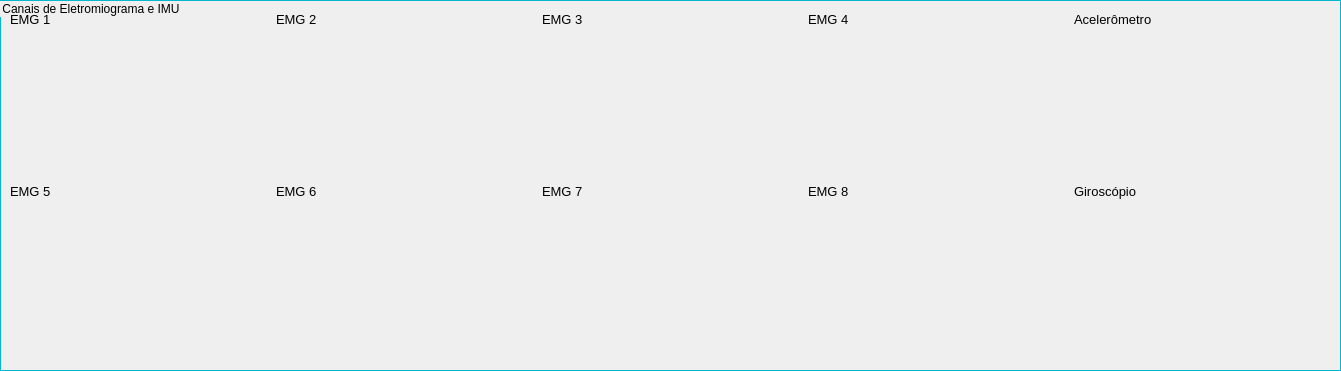
   <widget class="QGroupBox" name="emgGroupbox">
    <property name="geometry">
     <rect>
      <x>10</x>
      <y>270</y>
      <width>1341</width>
      <height>371</height>
     </rect>
    </property>
    <property name="styleSheet">
     <string notr="true">QGroupBox {  border: 1px solid #05B8CC;}</string>
    </property>
    <property name="title">
     <string>Canais de Eletromiograma e IMU</string>
    </property>
    <widget class="QWidget" name="layoutWidget">
     <property name="geometry">
      <rect>
       <x>10</x>
       <y>10</y>
       <width>1326</width>
       <height>360</height>
      </rect>
     </property>
     <layout class="QGridLayout" name="EMGGrid">
      <property name="sizeConstraint">
       <enum>QLayout::SetFixedSize</enum>
      </property>
      <item row="3" column="1">
       <widget class="QwtPlot" name="emg6Plot">
        <property name="sizePolicy">
         <sizepolicy hsizetype="Preferred" vsizetype="Fixed">
          <horstretch>0</horstretch>
          <verstretch>0</verstretch>
         </sizepolicy>
        </property>
        <property name="minimumSize">
         <size>
          <width>260</width>
          <height>140</height>
         </size>
        </property>
        <property name="maximumSize">
         <size>
          <width>260</width>
          <height>140</height>
         </size>
        </property>
       </widget>
      </item>
      <item row="3" column="2">
       <widget class="QwtPlot" name="emg7Plot">
        <property name="sizePolicy">
         <sizepolicy hsizetype="Preferred" vsizetype="Fixed">
          <horstretch>0</horstretch>
          <verstretch>0</verstretch>
         </sizepolicy>
        </property>
        <property name="minimumSize">
         <size>
          <width>260</width>
          <height>140</height>
         </size>
        </property>
        <property name="maximumSize">
         <size>
          <width>260</width>
          <height>140</height>
         </size>
        </property>
       </widget>
      </item>
      <item row="3" column="3">
       <widget class="QwtPlot" name="emg8Plot">
        <property name="sizePolicy">
         <sizepolicy hsizetype="Preferred" vsizetype="Fixed">
          <horstretch>0</horstretch>
          <verstretch>0</verstretch>
         </sizepolicy>
        </property>
        <property name="minimumSize">
         <size>
          <width>260</width>
          <height>140</height>
         </size>
        </property>
        <property name="maximumSize">
         <size>
          <width>260</width>
          <height>140</height>
         </size>
        </property>
       </widget>
      </item>
      <item row="1" column="1">
       <widget class="QwtPlot" name="emg2Plot">
        <property name="sizePolicy">
         <sizepolicy hsizetype="Preferred" vsizetype="Fixed">
          <horstretch>0</horstretch>
          <verstretch>0</verstretch>
         </sizepolicy>
        </property>
        <property name="minimumSize">
         <size>
          <width>260</width>
          <height>140</height>
         </size>
        </property>
        <property name="maximumSize">
         <size>
          <width>260</width>
          <height>140</height>
         </size>
        </property>
       </widget>
      </item>
      <item row="1" column="3">
       <widget class="QwtPlot" name="emg4Plot">
        <property name="sizePolicy">
         <sizepolicy hsizetype="Preferred" vsizetype="Fixed">
          <horstretch>0</horstretch>
          <verstretch>0</verstretch>
         </sizepolicy>
        </property>
        <property name="minimumSize">
         <size>
          <width>260</width>
          <height>140</height>
         </size>
        </property>
        <property name="maximumSize">
         <size>
          <width>260</width>
          <height>140</height>
         </size>
        </property>
       </widget>
      </item>
      <item row="1" column="0">
       <widget class="QwtPlot" name="emg1Plot">
        <property name="sizePolicy">
         <sizepolicy hsizetype="Preferred" vsizetype="Fixed">
          <horstretch>0</horstretch>
          <verstretch>0</verstretch>
         </sizepolicy>
        </property>
        <property name="minimumSize">
         <size>
          <width>260</width>
          <height>140</height>
         </size>
        </property>
        <property name="maximumSize">
         <size>
          <width>260</width>
          <height>140</height>
         </size>
        </property>
       </widget>
      </item>
      <item row="1" column="2">
       <widget class="QwtPlot" name="emg3Plot">
        <property name="sizePolicy">
         <sizepolicy hsizetype="Preferred" vsizetype="Fixed">
          <horstretch>0</horstretch>
          <verstretch>0</verstretch>
         </sizepolicy>
        </property>
        <property name="minimumSize">
         <size>
          <width>260</width>
          <height>140</height>
         </size>
        </property>
        <property name="maximumSize">
         <size>
          <width>260</width>
          <height>140</height>
         </size>
        </property>
       </widget>
      </item>
      <item row="3" column="0">
       <widget class="QwtPlot" name="emg5Plot">
        <property name="sizePolicy">
         <sizepolicy hsizetype="Preferred" vsizetype="Fixed">
          <horstretch>0</horstretch>
          <verstretch>0</verstretch>
         </sizepolicy>
        </property>
        <property name="minimumSize">
         <size>
          <width>260</width>
          <height>140</height>
         </size>
        </property>
        <property name="maximumSize">
         <size>
          <width>260</width>
          <height>140</height>
         </size>
        </property>
       </widget>
      </item>
      <item row="3" column="4">
       <widget class="QwtPlot" name="gyroPlot">
        <property name="sizePolicy">
         <sizepolicy hsizetype="Preferred" vsizetype="Fixed">
          <horstretch>0</horstretch>
          <verstretch>0</verstretch>
         </sizepolicy>
        </property>
        <property name="minimumSize">
         <size>
          <width>260</width>
          <height>140</height>
         </size>
        </property>
        <property name="maximumSize">
         <size>
          <width>260</width>
          <height>140</height>
         </size>
        </property>
       </widget>
      </item>
      <item row="0" column="4">
       <widget class="QLabel" name="label_emg4_4">
        <property name="minimumSize">
         <size>
          <width>200</width>
          <height>20</height>
         </size>
        </property>
        <property name="maximumSize">
         <size>
          <width>1000</width>
          <height>1000</height>
         </size>
        </property>
        <property name="palette">
         <palette>
          <active>
           <colorrole role="WindowText">
            <brush brushstyle="SolidPattern">
             <color alpha="255">
              <red>255</red>
              <green>255</green>
              <blue>255</blue>
             </color>
            </brush>
           </colorrole>
          </active>
          <inactive>
           <colorrole role="WindowText">
            <brush brushstyle="SolidPattern">
             <color alpha="255">
              <red>255</red>
              <green>255</green>
              <blue>255</blue>
             </color>
            </brush>
           </colorrole>
          </inactive>
          <disabled>
           <colorrole role="WindowText">
            <brush brushstyle="SolidPattern">
             <color alpha="255">
              <red>120</red>
              <green>120</green>
              <blue>120</blue>
             </color>
            </brush>
           </colorrole>
          </disabled>
         </palette>
        </property>
        <property name="font">
         <font>
          <pointsize>8</pointsize>
         </font>
        </property>
        <property name="text">
         <string>&lt;html&gt;&lt;head/&gt;&lt;body&gt;&lt;p&gt;&lt;span style=&quot; font-size:10pt; color:#000000;&quot;&gt;Acelerômetro&lt;/span&gt;&lt;/p&gt;&lt;/body&gt;&lt;/html&gt;</string>
        </property>
        <property name="wordWrap">
         <bool>true</bool>
        </property>
       </widget>
      </item>
      <item row="2" column="4">
       <widget class="QLabel" name="label_emg4_3">
        <property name="minimumSize">
         <size>
          <width>200</width>
          <height>20</height>
         </size>
        </property>
        <property name="maximumSize">
         <size>
          <width>1000</width>
          <height>1000</height>
         </size>
        </property>
        <property name="palette">
         <palette>
          <active>
           <colorrole role="WindowText">
            <brush brushstyle="SolidPattern">
             <color alpha="255">
              <red>255</red>
              <green>255</green>
              <blue>255</blue>
             </color>
            </brush>
           </colorrole>
          </active>
          <inactive>
           <colorrole role="WindowText">
            <brush brushstyle="SolidPattern">
             <color alpha="255">
              <red>255</red>
              <green>255</green>
              <blue>255</blue>
             </color>
            </brush>
           </colorrole>
          </inactive>
          <disabled>
           <colorrole role="WindowText">
            <brush brushstyle="SolidPattern">
             <color alpha="255">
              <red>120</red>
              <green>120</green>
              <blue>120</blue>
             </color>
            </brush>
           </colorrole>
          </disabled>
         </palette>
        </property>
        <property name="font">
         <font>
          <pointsize>8</pointsize>
         </font>
        </property>
        <property name="text">
         <string>&lt;html&gt;&lt;head/&gt;&lt;body&gt;&lt;p&gt;&lt;span style=&quot; font-size:10pt; color:#000000;&quot;&gt;Giroscópio&lt;/span&gt;&lt;/p&gt;&lt;/body&gt;&lt;/html&gt;</string>
        </property>
        <property name="wordWrap">
         <bool>true</bool>
        </property>
       </widget>
      </item>
      <item row="0" column="1">
       <widget class="QLabel" name="label_emg2">
        <property name="minimumSize">
         <size>
          <width>200</width>
          <height>20</height>
         </size>
        </property>
        <property name="maximumSize">
         <size>
          <width>1000</width>
          <height>1000</height>
         </size>
        </property>
        <property name="palette">
         <palette>
          <active>
           <colorrole role="WindowText">
            <brush brushstyle="SolidPattern">
             <color alpha="255">
              <red>255</red>
              <green>255</green>
              <blue>255</blue>
             </color>
            </brush>
           </colorrole>
          </active>
          <inactive>
           <colorrole role="WindowText">
            <brush brushstyle="SolidPattern">
             <color alpha="255">
              <red>255</red>
              <green>255</green>
              <blue>255</blue>
             </color>
            </brush>
           </colorrole>
          </inactive>
          <disabled>
           <colorrole role="WindowText">
            <brush brushstyle="SolidPattern">
             <color alpha="255">
              <red>120</red>
              <green>120</green>
              <blue>120</blue>
             </color>
            </brush>
           </colorrole>
          </disabled>
         </palette>
        </property>
        <property name="font">
         <font>
          <pointsize>8</pointsize>
         </font>
        </property>
        <property name="text">
         <string>&lt;html&gt;&lt;head/&gt;&lt;body&gt;&lt;p&gt;&lt;span style=&quot; font-size:10pt; color:#000000;&quot;&gt;EMG 2&lt;/span&gt;&lt;/p&gt;&lt;/body&gt;&lt;/html&gt;</string>
        </property>
        <property name="wordWrap">
         <bool>true</bool>
        </property>
       </widget>
      </item>
      <item row="0" column="2">
       <widget class="QLabel" name="label_emg3">
        <property name="minimumSize">
         <size>
          <width>200</width>
          <height>20</height>
         </size>
        </property>
        <property name="maximumSize">
         <size>
          <width>1000</width>
          <height>1000</height>
         </size>
        </property>
        <property name="palette">
         <palette>
          <active>
           <colorrole role="WindowText">
            <brush brushstyle="SolidPattern">
             <color alpha="255">
              <red>255</red>
              <green>255</green>
              <blue>255</blue>
             </color>
            </brush>
           </colorrole>
          </active>
          <inactive>
           <colorrole role="WindowText">
            <brush brushstyle="SolidPattern">
             <color alpha="255">
              <red>255</red>
              <green>255</green>
              <blue>255</blue>
             </color>
            </brush>
           </colorrole>
          </inactive>
          <disabled>
           <colorrole role="WindowText">
            <brush brushstyle="SolidPattern">
             <color alpha="255">
              <red>120</red>
              <green>120</green>
              <blue>120</blue>
             </color>
            </brush>
           </colorrole>
          </disabled>
         </palette>
        </property>
        <property name="font">
         <font>
          <pointsize>8</pointsize>
         </font>
        </property>
        <property name="text">
         <string>&lt;html&gt;&lt;head/&gt;&lt;body&gt;&lt;p&gt;&lt;span style=&quot; font-size:10pt; color:#000000;&quot;&gt;EMG 3&lt;/span&gt;&lt;/p&gt;&lt;/body&gt;&lt;/html&gt;</string>
        </property>
        <property name="wordWrap">
         <bool>true</bool>
        </property>
       </widget>
      </item>
      <item row="0" column="3">
       <widget class="QLabel" name="label_emg4">
        <property name="minimumSize">
         <size>
          <width>200</width>
          <height>20</height>
         </size>
        </property>
        <property name="maximumSize">
         <size>
          <width>1000</width>
          <height>1000</height>
         </size>
        </property>
        <property name="palette">
         <palette>
          <active>
           <colorrole role="WindowText">
            <brush brushstyle="SolidPattern">
             <color alpha="255">
              <red>255</red>
              <green>255</green>
              <blue>255</blue>
             </color>
            </brush>
           </colorrole>
          </active>
          <inactive>
           <colorrole role="WindowText">
            <brush brushstyle="SolidPattern">
             <color alpha="255">
              <red>255</red>
              <green>255</green>
              <blue>255</blue>
             </color>
            </brush>
           </colorrole>
          </inactive>
          <disabled>
           <colorrole role="WindowText">
            <brush brushstyle="SolidPattern">
             <color alpha="255">
              <red>120</red>
              <green>120</green>
              <blue>120</blue>
             </color>
            </brush>
           </colorrole>
          </disabled>
         </palette>
        </property>
        <property name="font">
         <font>
          <pointsize>8</pointsize>
         </font>
        </property>
        <property name="text">
         <string>&lt;html&gt;&lt;head/&gt;&lt;body&gt;&lt;p&gt;&lt;span style=&quot; font-size:10pt; color:#000000;&quot;&gt;EMG 4&lt;/span&gt;&lt;/p&gt;&lt;/body&gt;&lt;/html&gt;</string>
        </property>
        <property name="wordWrap">
         <bool>true</bool>
        </property>
       </widget>
      </item>
      <item row="0" column="0">
       <widget class="QLabel" name="label_emg1">
        <property name="minimumSize">
         <size>
          <width>200</width>
          <height>20</height>
         </size>
        </property>
        <property name="maximumSize">
         <size>
          <width>1000</width>
          <height>1000</height>
         </size>
        </property>
        <property name="palette">
         <palette>
          <active>
           <colorrole role="WindowText">
            <brush brushstyle="SolidPattern">
             <color alpha="255">
              <red>255</red>
              <green>255</green>
              <blue>255</blue>
             </color>
            </brush>
           </colorrole>
          </active>
          <inactive>
           <colorrole role="WindowText">
            <brush brushstyle="SolidPattern">
             <color alpha="255">
              <red>255</red>
              <green>255</green>
              <blue>255</blue>
             </color>
            </brush>
           </colorrole>
          </inactive>
          <disabled>
           <colorrole role="WindowText">
            <brush brushstyle="SolidPattern">
             <color alpha="255">
              <red>120</red>
              <green>120</green>
              <blue>120</blue>
             </color>
            </brush>
           </colorrole>
          </disabled>
         </palette>
        </property>
        <property name="font">
         <font>
          <pointsize>8</pointsize>
         </font>
        </property>
        <property name="text">
         <string>&lt;html&gt;&lt;head/&gt;&lt;body&gt;&lt;p&gt;&lt;span style=&quot; font-size:10pt; color:#000000;&quot;&gt;EMG 1&lt;/span&gt;&lt;/p&gt;&lt;/body&gt;&lt;/html&gt;</string>
        </property>
        <property name="wordWrap">
         <bool>true</bool>
        </property>
       </widget>
      </item>
      <item row="2" column="0">
       <widget class="QLabel" name="label_emg5">
        <property name="minimumSize">
         <size>
          <width>200</width>
          <height>20</height>
         </size>
        </property>
        <property name="maximumSize">
         <size>
          <width>1000</width>
          <height>1000</height>
         </size>
        </property>
        <property name="palette">
         <palette>
          <active>
           <colorrole role="WindowText">
            <brush brushstyle="SolidPattern">
             <color alpha="255">
              <red>0</red>
              <green>0</green>
              <blue>0</blue>
             </color>
            </brush>
           </colorrole>
           <colorrole role="Text">
            <brush brushstyle="SolidPattern">
             <color alpha="255">
              <red>0</red>
              <green>0</green>
              <blue>0</blue>
             </color>
            </brush>
           </colorrole>
           <colorrole role="ButtonText">
            <brush brushstyle="SolidPattern">
             <color alpha="255">
              <red>0</red>
              <green>0</green>
              <blue>0</blue>
             </color>
            </brush>
           </colorrole>
          </active>
          <inactive>
           <colorrole role="WindowText">
            <brush brushstyle="SolidPattern">
             <color alpha="255">
              <red>0</red>
              <green>0</green>
              <blue>0</blue>
             </color>
            </brush>
           </colorrole>
           <colorrole role="Text">
            <brush brushstyle="SolidPattern">
             <color alpha="255">
              <red>0</red>
              <green>0</green>
              <blue>0</blue>
             </color>
            </brush>
           </colorrole>
           <colorrole role="ButtonText">
            <brush brushstyle="SolidPattern">
             <color alpha="255">
              <red>0</red>
              <green>0</green>
              <blue>0</blue>
             </color>
            </brush>
           </colorrole>
          </inactive>
          <disabled>
           <colorrole role="WindowText">
            <brush brushstyle="SolidPattern">
             <color alpha="255">
              <red>0</red>
              <green>0</green>
              <blue>0</blue>
             </color>
            </brush>
           </colorrole>
           <colorrole role="Text">
            <brush brushstyle="SolidPattern">
             <color alpha="255">
              <red>0</red>
              <green>0</green>
              <blue>0</blue>
             </color>
            </brush>
           </colorrole>
           <colorrole role="ButtonText">
            <brush brushstyle="SolidPattern">
             <color alpha="255">
              <red>0</red>
              <green>0</green>
              <blue>0</blue>
             </color>
            </brush>
           </colorrole>
          </disabled>
         </palette>
        </property>
        <property name="font">
         <font>
          <pointsize>8</pointsize>
         </font>
        </property>
        <property name="styleSheet">
         <string notr="true">color:rgb(0, 0, 0)</string>
        </property>
        <property name="text">
         <string>&lt;html&gt;&lt;head/&gt;&lt;body&gt;&lt;p&gt;&lt;span style=&quot; font-size:10pt; color:#000000;&quot;&gt;EMG 5&lt;/span&gt;&lt;/p&gt;&lt;/body&gt;&lt;/html&gt;</string>
        </property>
        <property name="wordWrap">
         <bool>true</bool>
        </property>
       </widget>
      </item>
      <item row="2" column="1">
       <widget class="QLabel" name="label_emg6">
        <property name="minimumSize">
         <size>
          <width>200</width>
          <height>20</height>
         </size>
        </property>
        <property name="maximumSize">
         <size>
          <width>1000</width>
          <height>1000</height>
         </size>
        </property>
        <property name="palette">
         <palette>
          <active>
           <colorrole role="WindowText">
            <brush brushstyle="SolidPattern">
             <color alpha="255">
              <red>255</red>
              <green>255</green>
              <blue>255</blue>
             </color>
            </brush>
           </colorrole>
          </active>
          <inactive>
           <colorrole role="WindowText">
            <brush brushstyle="SolidPattern">
             <color alpha="255">
              <red>255</red>
              <green>255</green>
              <blue>255</blue>
             </color>
            </brush>
           </colorrole>
          </inactive>
          <disabled>
           <colorrole role="WindowText">
            <brush brushstyle="SolidPattern">
             <color alpha="255">
              <red>120</red>
              <green>120</green>
              <blue>120</blue>
             </color>
            </brush>
           </colorrole>
          </disabled>
         </palette>
        </property>
        <property name="font">
         <font>
          <pointsize>8</pointsize>
         </font>
        </property>
        <property name="text">
         <string>&lt;html&gt;&lt;head/&gt;&lt;body&gt;&lt;p&gt;&lt;span style=&quot; font-size:10pt; color:#000000;&quot;&gt;EMG 6&lt;/span&gt;&lt;/p&gt;&lt;/body&gt;&lt;/html&gt;</string>
        </property>
        <property name="wordWrap">
         <bool>true</bool>
        </property>
       </widget>
      </item>
      <item row="2" column="3">
       <widget class="QLabel" name="label_emg4_2">
        <property name="minimumSize">
         <size>
          <width>200</width>
          <height>20</height>
         </size>
        </property>
        <property name="maximumSize">
         <size>
          <width>1000</width>
          <height>1000</height>
         </size>
        </property>
        <property name="palette">
         <palette>
          <active>
           <colorrole role="WindowText">
            <brush brushstyle="SolidPattern">
             <color alpha="255">
              <red>255</red>
              <green>255</green>
              <blue>255</blue>
             </color>
            </brush>
           </colorrole>
          </active>
          <inactive>
           <colorrole role="WindowText">
            <brush brushstyle="SolidPattern">
             <color alpha="255">
              <red>255</red>
              <green>255</green>
              <blue>255</blue>
             </color>
            </brush>
           </colorrole>
          </inactive>
          <disabled>
           <colorrole role="WindowText">
            <brush brushstyle="SolidPattern">
             <color alpha="255">
              <red>120</red>
              <green>120</green>
              <blue>120</blue>
             </color>
            </brush>
           </colorrole>
          </disabled>
         </palette>
        </property>
        <property name="font">
         <font>
          <pointsize>8</pointsize>
         </font>
        </property>
        <property name="text">
         <string>&lt;html&gt;&lt;head/&gt;&lt;body&gt;&lt;p&gt;&lt;span style=&quot; font-size:10pt; color:#000000;&quot;&gt;EMG 8&lt;/span&gt;&lt;/p&gt;&lt;/body&gt;&lt;/html&gt;</string>
        </property>
        <property name="wordWrap">
         <bool>true</bool>
        </property>
       </widget>
      </item>
      <item row="2" column="2">
       <widget class="QLabel" name="label_emg7">
        <property name="minimumSize">
         <size>
          <width>200</width>
          <height>20</height>
         </size>
        </property>
        <property name="maximumSize">
         <size>
          <width>1000</width>
          <height>1000</height>
         </size>
        </property>
        <property name="palette">
         <palette>
          <active>
           <colorrole role="WindowText">
            <brush brushstyle="SolidPattern">
             <color alpha="255">
              <red>0</red>
              <green>0</green>
              <blue>0</blue>
             </color>
            </brush>
           </colorrole>
           <colorrole role="Text">
            <brush brushstyle="SolidPattern">
             <color alpha="255">
              <red>0</red>
              <green>0</green>
              <blue>0</blue>
             </color>
            </brush>
           </colorrole>
           <colorrole role="ButtonText">
            <brush brushstyle="SolidPattern">
             <color alpha="255">
              <red>0</red>
              <green>0</green>
              <blue>0</blue>
             </color>
            </brush>
           </colorrole>
          </active>
          <inactive>
           <colorrole role="WindowText">
            <brush brushstyle="SolidPattern">
             <color alpha="255">
              <red>0</red>
              <green>0</green>
              <blue>0</blue>
             </color>
            </brush>
           </colorrole>
           <colorrole role="Text">
            <brush brushstyle="SolidPattern">
             <color alpha="255">
              <red>0</red>
              <green>0</green>
              <blue>0</blue>
             </color>
            </brush>
           </colorrole>
           <colorrole role="ButtonText">
            <brush brushstyle="SolidPattern">
             <color alpha="255">
              <red>0</red>
              <green>0</green>
              <blue>0</blue>
             </color>
            </brush>
           </colorrole>
          </inactive>
          <disabled>
           <colorrole role="WindowText">
            <brush brushstyle="SolidPattern">
             <color alpha="255">
              <red>0</red>
              <green>0</green>
              <blue>0</blue>
             </color>
            </brush>
           </colorrole>
           <colorrole role="Text">
            <brush brushstyle="SolidPattern">
             <color alpha="255">
              <red>0</red>
              <green>0</green>
              <blue>0</blue>
             </color>
            </brush>
           </colorrole>
           <colorrole role="ButtonText">
            <brush brushstyle="SolidPattern">
             <color alpha="255">
              <red>0</red>
              <green>0</green>
              <blue>0</blue>
             </color>
            </brush>
           </colorrole>
          </disabled>
         </palette>
        </property>
        <property name="font">
         <font>
          <pointsize>8</pointsize>
         </font>
        </property>
        <property name="styleSheet">
         <string notr="true">color : rgb(0, 0, 0)</string>
        </property>
        <property name="text">
         <string>&lt;html&gt;&lt;head/&gt;&lt;body&gt;&lt;p&gt;&lt;span style=&quot; font-size:10pt; color:#000000;&quot;&gt;EMG 7&lt;/span&gt;&lt;/p&gt;&lt;/body&gt;&lt;/html&gt;</string>
        </property>
        <property name="wordWrap">
         <bool>true</bool>
        </property>
       </widget>
      </item>
      <item row="1" column="4">
       <widget class="QwtPlot" name="accelXPlot">
        <property name="sizePolicy">
         <sizepolicy hsizetype="Preferred" vsizetype="Fixed">
          <horstretch>0</horstretch>
          <verstretch>0</verstretch>
         </sizepolicy>
        </property>
        <property name="minimumSize">
         <size>
          <width>260</width>
          <height>140</height>
         </size>
        </property>
        <property name="maximumSize">
         <size>
          <width>260</width>
          <height>140</height>
         </size>
        </property>
       </widget>
      </item>
     </layout>
    </widget>
   </widget>
